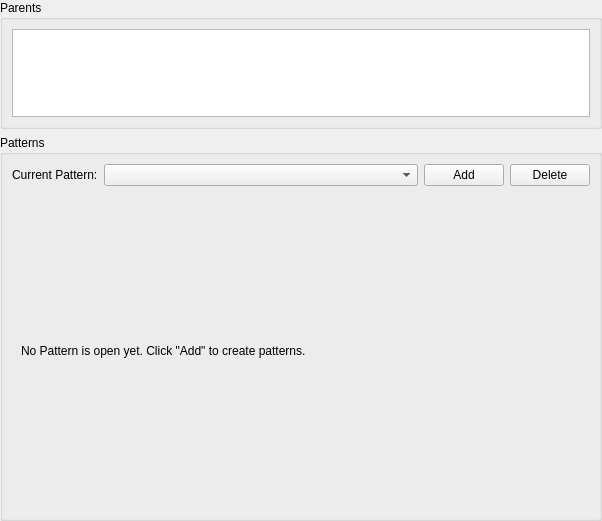
<?xml version="1.0" encoding="UTF-8"?>
<ui version="4.0">
 <class>SPRuleInputWidget</class>
 <widget class="QWidget" name="SPRuleInputWidget">
  <property name="geometry">
   <rect>
    <x>0</x>
    <y>0</y>
    <width>602</width>
    <height>521</height>
   </rect>
  </property>
  <property name="windowTitle">
   <string>Form</string>
  </property>
  <layout class="QVBoxLayout" name="verticalLayout_3" stretch="1,3">
   <property name="leftMargin">
    <number>0</number>
   </property>
   <property name="topMargin">
    <number>0</number>
   </property>
   <property name="rightMargin">
    <number>0</number>
   </property>
   <property name="bottomMargin">
    <number>0</number>
   </property>
   <item>
    <widget class="QGroupBox" name="parentGroupBox">
     <property name="title">
      <string>Parents</string>
     </property>
     <layout class="QVBoxLayout" name="verticalLayout">
      <item>
       <widget class="NameListWidget" name="parentListWidget"/>
      </item>
     </layout>
    </widget>
   </item>
   <item>
    <widget class="QGroupBox" name="groupBox_2">
     <property name="title">
      <string>Patterns</string>
     </property>
     <layout class="QVBoxLayout" name="verticalLayout_2">
      <item>
       <layout class="QHBoxLayout" name="horizontalLayout">
        <item>
         <widget class="QLabel" name="label">
          <property name="text">
           <string>Current Pattern:</string>
          </property>
         </widget>
        </item>
        <item>
         <widget class="QComboBox" name="patternComboBox">
          <property name="sizePolicy">
           <sizepolicy hsizetype="Expanding" vsizetype="Fixed">
            <horstretch>0</horstretch>
            <verstretch>0</verstretch>
           </sizepolicy>
          </property>
         </widget>
        </item>
        <item>
         <widget class="QPushButton" name="addPatternPushButton">
          <property name="text">
           <string>Add</string>
          </property>
         </widget>
        </item>
        <item>
         <widget class="QPushButton" name="deletePatternPushButton">
          <property name="sizePolicy">
           <sizepolicy hsizetype="Fixed" vsizetype="Fixed">
            <horstretch>0</horstretch>
            <verstretch>0</verstretch>
           </sizepolicy>
          </property>
          <property name="text">
           <string>Delete</string>
          </property>
         </widget>
        </item>
       </layout>
      </item>
      <item>
       <widget class="QStackedWidget" name="patternStackedWidget">
        <widget class="QWidget" name="placeHolderPage">
         <layout class="QGridLayout" name="gridLayout">
          <item row="0" column="0">
           <widget class="QLabel" name="label_2">
            <property name="text">
             <string>No Pattern is open yet. Click &quot;Add&quot; to create patterns.</string>
            </property>
            <property name="wordWrap">
             <bool>true</bool>
            </property>
           </widget>
          </item>
         </layout>
        </widget>
       </widget>
      </item>
     </layout>
    </widget>
   </item>
  </layout>
 </widget>
 <customwidgets>
  <customwidget>
   <class>NameListWidget</class>
   <extends>QListWidget</extends>
   <header>src/gui/NameListWidget.h</header>
  </customwidget>
 </customwidgets>
 <resources/>
 <connections/>
</ui>
